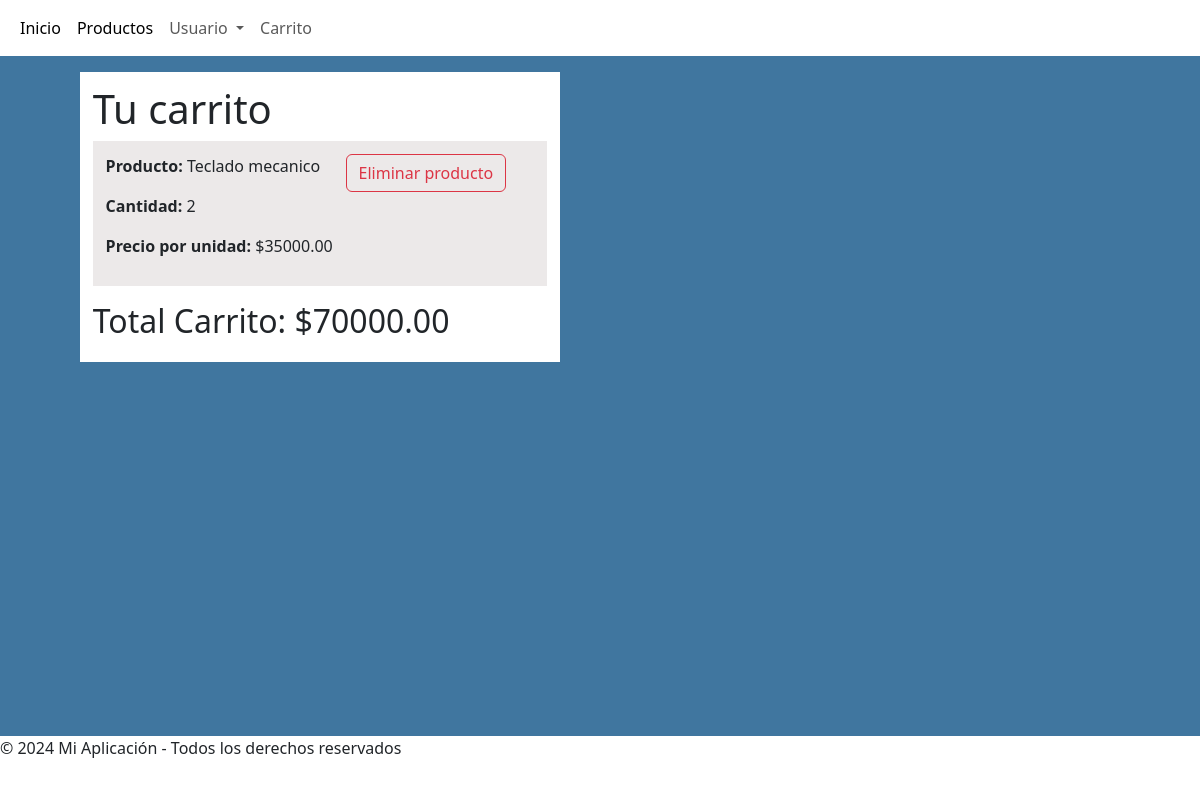
Before: /products/carrito/ (signed in) with the older database file.
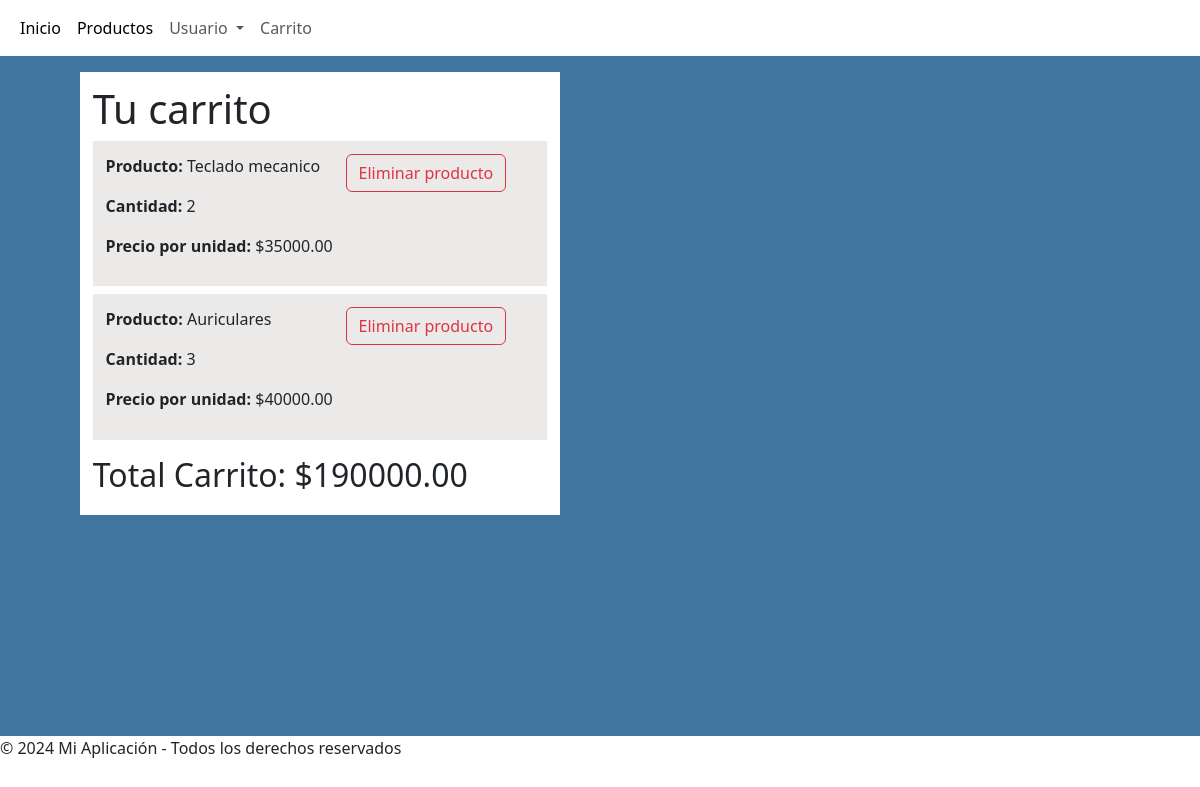
After: the same page with the newer database file.
### products/models.py (models this page shows, shortened)
class CarritoProducto(models.Model):
    carrito = models.ForeignKey(Carrito, on_delete=models.CASCADE)
    producto = models.ForeignKey(Producto, on_delete=models.CASCADE)
    cantidad = models.PositiveIntegerField(default=1)

class Producto(models.Model):
    nombre = models.CharField(max_length=100)
    descripcion = models.TextField()
    precio = models.DecimalField(max_digits=10, decimal_places=2)
    imagen = models.ImageField(upload_to='imagenes_productos/')

### products/views.py (the view)
# urls.py: path('carrito/', ver_carrito, name='ver_carrito'),
@login_required
def ver_carrito(request):
    carrito = get_object_or_404(Carrito, usuario=request.user)
    total_price = sum(item.cantidad * item.producto.precio for item in carrito.carritoproducto_set.all())
    return render(request, 'products/ver_carrito.html', {'carrito': carrito, 'total_price': total_price})

### Templates/products/ver_carrito.html (shortened to what this page needs)
{% extends 'base.html' %}
{% block content %}
<div class="carrito">
    <h1>Tu carrito</h1>
    {% if carrito.carritoproducto_set.count == 0 %}
        <p>Tu carrito está vacío.</p>
    {% else %}
        <ul>
            {% for item in carrito.carritoproducto_set.all %}
            <li class="item">
                <div class="info">
                    <p><strong>Producto:</strong> {{ item.producto.nombre }}</p>
                    <p><strong>Cantidad:</strong> {{ item.cantidad }}</p>
                    <p><strong>Precio por unidad:</strong> ${{ item.producto.precio }}</p>
                </div>
                <form action="{% url 'eliminar_del_carrito' item.producto.id %}" method="POST" style="display:inline;">
                    <button type="submit" class="btn btn-outline-danger">Eliminar producto</button>
                </form>
            </li>
            {% endfor %}
        </ul>
        <h2>Total Carrito: ${{ total_price }}</h2>
    {% endif %}
</div>
{% endblock %}

Changed rows visible on the page:
added CarritoProducto: producto.nombre "Auriculares", cantidad "3", producto.precio "40000.00"
Other visible differences:
{{ total_price }}: "70000.00" → "190000.00"
